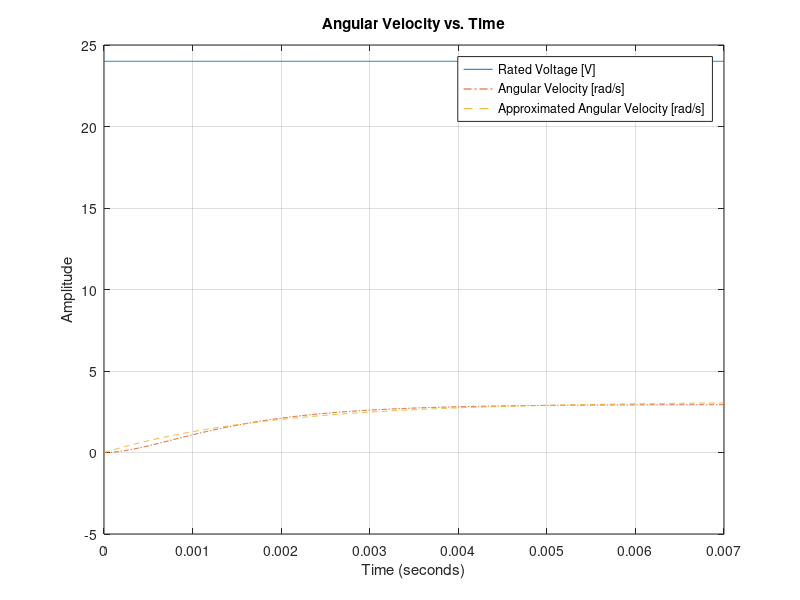

This figure's MATLAB source:
% Model Equation: T(s) = K / (τ*s + 1)
% Approximate the angular velocity as first order system
% using a sample input-output data

load open-loop_ang-vel;

% Array indices
idxStart = 1;
idxEnd = 1001;

% Calculate zero means
Input = x(idxStart:idxEnd);
Output = out(idxStart:idxEnd);

% Find best fit K and tau
K = 0;
tau = 0;
minSSE = -1;

for kTest = 0.12:0.001:0.14
    for tauTest = 0.0018:0.00001:0.0020
        sys = tf([kTest], [tauTest 1]);
        OutputSim = lsim(sys, Input, t(idxStart:idxEnd));
        SSE = sum((Output - OutputSim) .^ 2);
        
        if minSSE == -1
            minSSE = SSE;
            K = kTest;
            tau = tauTest;
        elseif SSE < minSSE
            minSSE = SSE;
            K = kTest;
            tau = tauTest;
        end
    end
end

% Calculated internal temperature
sys = tf([K], [tau 1]);
OutputSim = lsim(sys,Input, t(idxStart:idxEnd));

% Plot the data
figure(3);
t = t(idxStart:idxEnd);
plot(t, Input, '-', t, Output, '-.', t, OutputSim, '--');
ylabel('Amplitude');
xlabel('Time (seconds)');
title('Angular Velocity vs. Time');
legend('Rated Voltage [V]', 'Angular Velocity [rad/s]', 'Approximated Angular Velocity [rad/s]');
grid on;